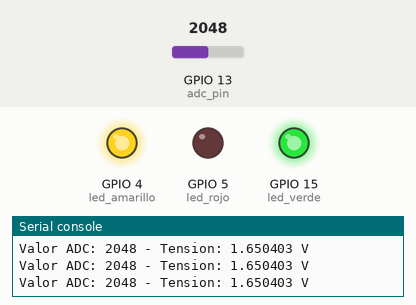
A program run on a simulated ESP32 board running MicroPython. On the bench: output pins drawn as LEDs (lit = HIGH), the last lines printed to the serial console. The inputs (shaded band) are chosen by the test bench; at power-on: GPIO 13 (adc_pin) = 2048 (analog values on the 0–4095 scale).

Above: at 1.2 s.
1.3 s: GPIO 13 (adc_pin) set to 1947
At 2.3 s:
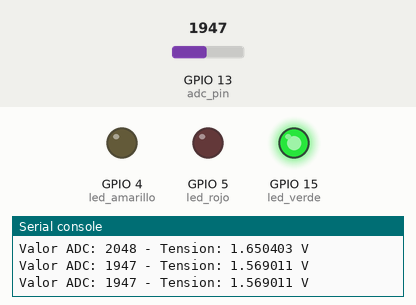
3.0 s: GPIO 13 (adc_pin) set to 3040
At 3.5 s:
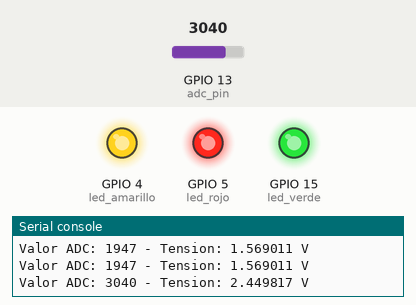
4.5 s: GPIO 13 (adc_pin) set to 2968
At 5.7 s:
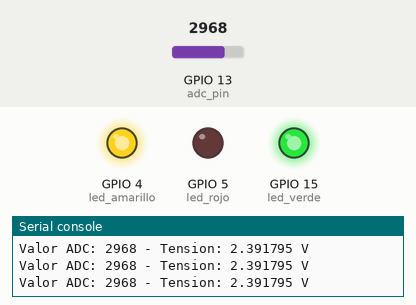
6.0 s: GPIO 13 (adc_pin) set to 491
At 7.1 s:
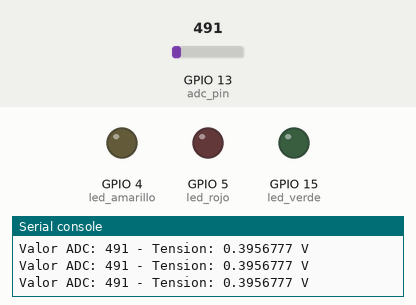
7.5 s: GPIO 13 (adc_pin) set to 549
At 8.3 s:
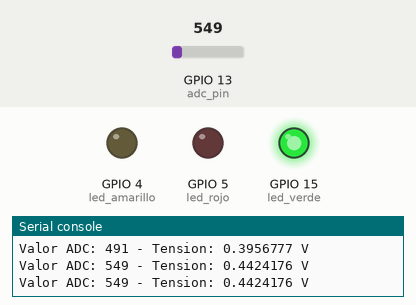
9.0 s: GPIO 13 (adc_pin) set to 460
At 9.5 s:
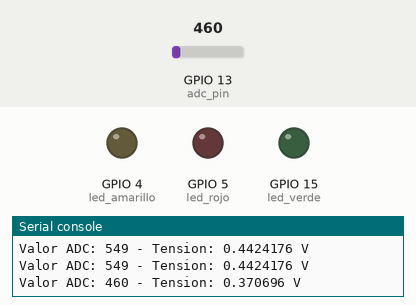
Timing chart, 0 to 11.5 s (numbered marks = the images above; inputs shaded):
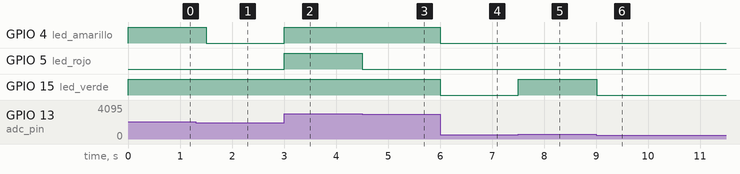

The program:

ejemplo04.py
```python
from machine import Pin, ADC
from time import sleep

# Configurar los pines de los leds como salidas
led_verde = Pin(15, Pin.OUT)
led_amarillo = Pin(4, Pin.OUT)
led_rojo = Pin(5, Pin.OUT)

# Configurar el pin ADC (GPIO 34)
adc_pin = ADC(Pin(13))

# Configurar el ancho de bits de la lectura ADC (opcional, por defecto es 12 bits)
# Podemos configurar una resolucion de 9 a 12 bits (512, 1024, 2048 y 4096 valores).
adc_pin.width(ADC.WIDTH_12BIT)

# Configurar la atenuación (opcional, por defecto es 11dB)
# Podemos configurar la atenuación en 0dB, 2.5dB, 6dB, 11dB.
# La atenuación ATTN_0DB en 0dB permite medir entre 0V y 1.1V
# La atenuación ATTN_2_5DB en 2.5dB permite medir entre 0V y 1.5V
# La atenuación ATTN_6DB en 6dB permite medir entre 0V y 2.2V
# La atenuación ATTN_11DB en 11dB permite medir entre 0V y 3.3V
adc_pin.atten(ADC.ATTN_11DB)

# Definir la resolución del ADC y el voltaje de referencia
resolucion_adc = 4095  # Para 12 bits
tension_referencia = 3.3  # Voltaje de referencia en voltios

while True:
    # Leer el valor ADC
    adc_valor = adc_pin.read()

    # Convertir el valor ADC a voltios
    tension = (adc_valor / resolucion_adc) * tension_referencia

    # Imprimir el valor ADC y el voltaje
    print('Valor ADC:', adc_valor, '- Tension:', tension, 'V')

    if 0 <= adc_valor <= 500:
        led_amarillo.off()
        led_rojo.off()
        led_verde.off()
    if 500 < adc_valor <= 2000:
        led_amarillo.off()
        led_rojo.off()
        led_verde.on()
    if 2000 < adc_valor <= 3000:
        led_amarillo.on()
        led_rojo.off()
        led_verde.on()
    if 3000 < adc_valor <= 4095:
        led_amarillo.on()
        led_rojo.on()
        led_verde.on()


    # Esperar un momento antes de la siguiente lectura
    sleep(0.5)
```

Measured:
- the behaviour switches between 2001 and 2000 on GPIO 13 (adc_pin) (found by bisection; images 0 and 1)
- the behaviour switches between 3001 and 3000 on GPIO 13 (adc_pin) (found by bisection; images 2 and 3)
- the behaviour switches between 500 and 501 on GPIO 13 (adc_pin) (found by bisection; images 4 and 5)
- after the input at 1.3 s, GPIO 4 (led_amarillo): HIGH → LOW after 0.20 s
- after the input at 3.0 s, GPIO 4 (led_amarillo), GPIO 5 (led_rojo): LOW → HIGH at once
- after the input at 4.5 s, GPIO 5 (led_rojo): HIGH → LOW at once
- after the input at 6.0 s, GPIO 4 (led_amarillo), GPIO 15 (led_verde): HIGH → LOW at once
- after the input at 7.5 s, GPIO 15 (led_verde): LOW → HIGH at once
- after the input at 9.0 s, GPIO 15 (led_verde): HIGH → LOW at once
